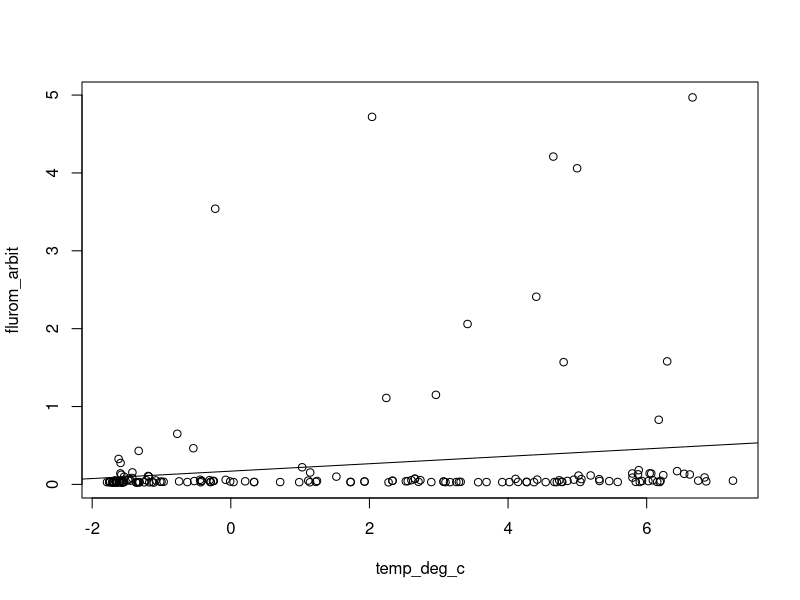
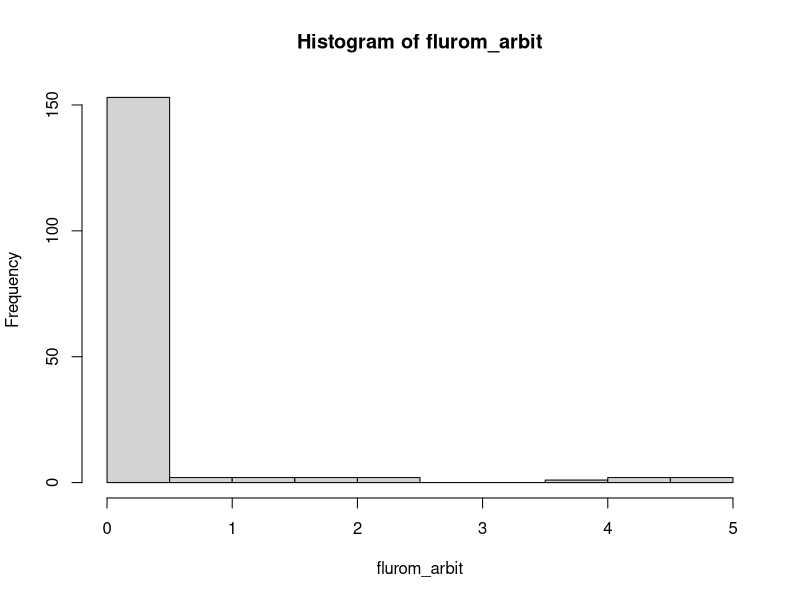

The R source for these figures, in order:
# script correlations physical data
rm(list=ls())
graphics.off()


phys_dat <- read.csv("physical_data_matrix.csv")[,c(1,12:22)]
str(phys_dat)
attach(phys_dat)
cor.test(depth_water_ctd, pressure_dbar)
# pressure kann raus
cor.test(depth_water_ctd, temp_deg_c)
# die Korrelation zw. Tiefe und Temperatur ist n.s.

cor.test(temp_deg_c, temp_pot_deg_c)
# temp pot kann raus

cor.test(conductivity_ms_cm, salinity)
# conductivity kann raus

cor.test(temp_deg_c, salinity)
# starke korrelation auch bei salinity und temperature

cor.test(flurom_arbit, temp_deg_c)
plot(temp_deg_c, flurom_arbit)
abline(lm(flurom_arbit~temp_deg_c))
hist(flurom_arbit)

range(flurom_arbit)
# fluorescence is supposed to be a proxy for ChlA -> depends on wavelength!

detach(phys_dat)

#' auf Basis hiervon würde ich Tiefe, salinity, temperature und flurometry behalten